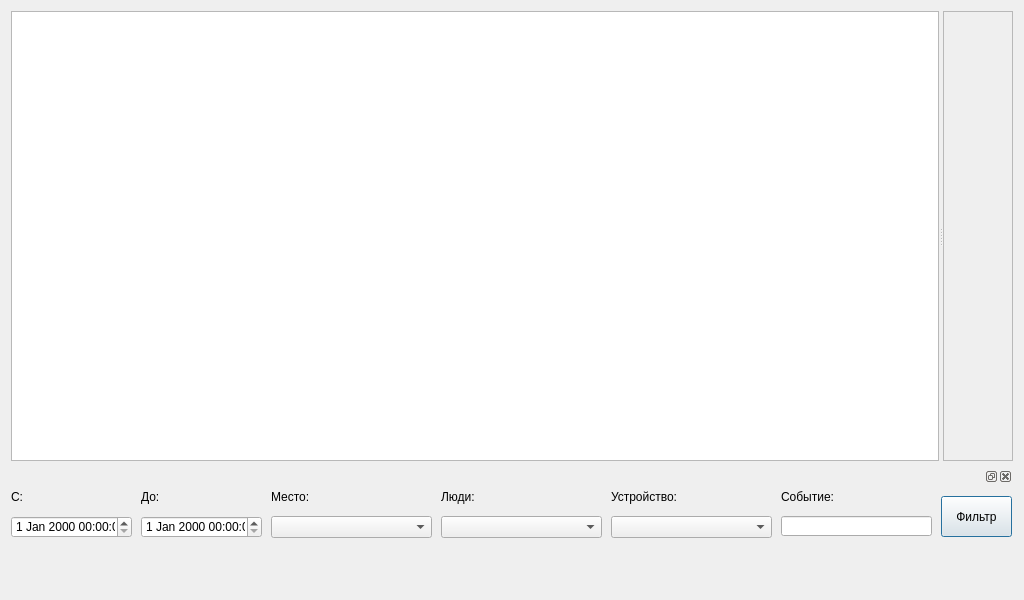
<?xml version="1.0" encoding="UTF-8"?>
<ui version="4.0">
 <class>FVAViewerClass</class>
 <widget class="QDialog" name="FVAViewerClass">
  <property name="geometry">
   <rect>
    <x>0</x>
    <y>0</y>
    <width>1024</width>
    <height>600</height>
   </rect>
  </property>
  <property name="baseSize">
   <size>
    <width>1024</width>
    <height>800</height>
   </size>
  </property>
  <property name="windowTitle">
   <string>FVAViewer</string>
  </property>
  <layout class="QVBoxLayout" name="verticalLayout">
   <item>
    <widget class="QSplitter" name="splitter">
     <property name="sizePolicy">
      <sizepolicy hsizetype="Expanding" vsizetype="Expanding">
       <horstretch>0</horstretch>
       <verstretch>0</verstretch>
      </sizepolicy>
     </property>
     <property name="minimumSize">
      <size>
       <width>0</width>
       <height>450</height>
      </size>
     </property>
     <property name="orientation">
      <enum>Qt::Horizontal</enum>
     </property>
     <property name="childrenCollapsible">
      <bool>false</bool>
     </property>
     <widget class="QTreeWidget" name="treeWidget">
      <property name="headerHidden">
       <bool>true</bool>
      </property>
      <column>
       <property name="text">
        <string notr="true">1</string>
       </property>
      </column>
     </widget>
     <widget class="QScrollArea" name="contentArea">
      <property name="widgetResizable">
       <bool>true</bool>
      </property>
      <widget class="QLabel" name="imageLbl">
       <property name="geometry">
        <rect>
         <x>0</x>
         <y>0</y>
         <width>60</width>
         <height>448</height>
        </rect>
       </property>
       <property name="scaledContents">
        <bool>false</bool>
       </property>
      </widget>
     </widget>
    </widget>
   </item>
   <item>
    <widget class="QDockWidget" name="dockWidget">
     <property name="sizePolicy">
      <sizepolicy hsizetype="Minimum" vsizetype="Minimum">
       <horstretch>0</horstretch>
       <verstretch>0</verstretch>
      </sizepolicy>
     </property>
     <property name="minimumSize">
      <size>
       <width>79</width>
       <height>41</height>
      </size>
     </property>
     <widget class="QWidget" name="dockWidgetContents_2">
      <widget class="QDateTimeEdit" name="dateTimeFrom">
       <property name="geometry">
        <rect>
         <x>0</x>
         <y>30</y>
         <width>121</width>
         <height>22</height>
        </rect>
       </property>
      </widget>
      <widget class="QLabel" name="label">
       <property name="geometry">
        <rect>
         <x>0</x>
         <y>0</y>
         <width>121</width>
         <height>21</height>
        </rect>
       </property>
       <property name="text">
        <string>С:</string>
       </property>
      </widget>
      <widget class="QLabel" name="label_2">
       <property name="geometry">
        <rect>
         <x>130</x>
         <y>0</y>
         <width>121</width>
         <height>21</height>
        </rect>
       </property>
       <property name="text">
        <string>До:</string>
       </property>
      </widget>
      <widget class="QDateTimeEdit" name="dateTimeTo">
       <property name="geometry">
        <rect>
         <x>130</x>
         <y>30</y>
         <width>121</width>
         <height>22</height>
        </rect>
       </property>
      </widget>
      <widget class="QComboBox" name="cbPlace">
       <property name="geometry">
        <rect>
         <x>260</x>
         <y>30</y>
         <width>161</width>
         <height>22</height>
        </rect>
       </property>
       <property name="minimumContentsLength">
        <number>30</number>
       </property>
      </widget>
      <widget class="QComboBox" name="cbPeople">
       <property name="geometry">
        <rect>
         <x>430</x>
         <y>30</y>
         <width>161</width>
         <height>22</height>
        </rect>
       </property>
       <property name="minimumContentsLength">
        <number>30</number>
       </property>
      </widget>
      <widget class="QComboBox" name="cbDevice">
       <property name="geometry">
        <rect>
         <x>600</x>
         <y>30</y>
         <width>161</width>
         <height>22</height>
        </rect>
       </property>
      </widget>
      <widget class="QLineEdit" name="editEvent">
       <property name="geometry">
        <rect>
         <x>770</x>
         <y>30</y>
         <width>151</width>
         <height>20</height>
        </rect>
       </property>
      </widget>
      <widget class="QLabel" name="label_3">
       <property name="geometry">
        <rect>
         <x>770</x>
         <y>0</y>
         <width>151</width>
         <height>21</height>
        </rect>
       </property>
       <property name="text">
        <string>Событие:</string>
       </property>
      </widget>
      <widget class="QLabel" name="label_4">
       <property name="geometry">
        <rect>
         <x>260</x>
         <y>0</y>
         <width>161</width>
         <height>21</height>
        </rect>
       </property>
       <property name="text">
        <string>Место:</string>
       </property>
      </widget>
      <widget class="QLabel" name="label_5">
       <property name="geometry">
        <rect>
         <x>430</x>
         <y>0</y>
         <width>151</width>
         <height>21</height>
        </rect>
       </property>
       <property name="text">
        <string>Люди:</string>
       </property>
      </widget>
      <widget class="QLabel" name="label_6">
       <property name="geometry">
        <rect>
         <x>600</x>
         <y>0</y>
         <width>151</width>
         <height>21</height>
        </rect>
       </property>
       <property name="text">
        <string>Устройство:</string>
       </property>
      </widget>
      <widget class="QPushButton" name="btnFilter">
       <property name="geometry">
        <rect>
         <x>930</x>
         <y>10</y>
         <width>71</width>
         <height>41</height>
        </rect>
       </property>
       <property name="text">
        <string>Фильтр</string>
       </property>
      </widget>
     </widget>
    </widget>
   </item>
  </layout>
 </widget>
 <layoutdefault spacing="6" margin="11"/>
 <resources/>
 <connections/>
</ui>
